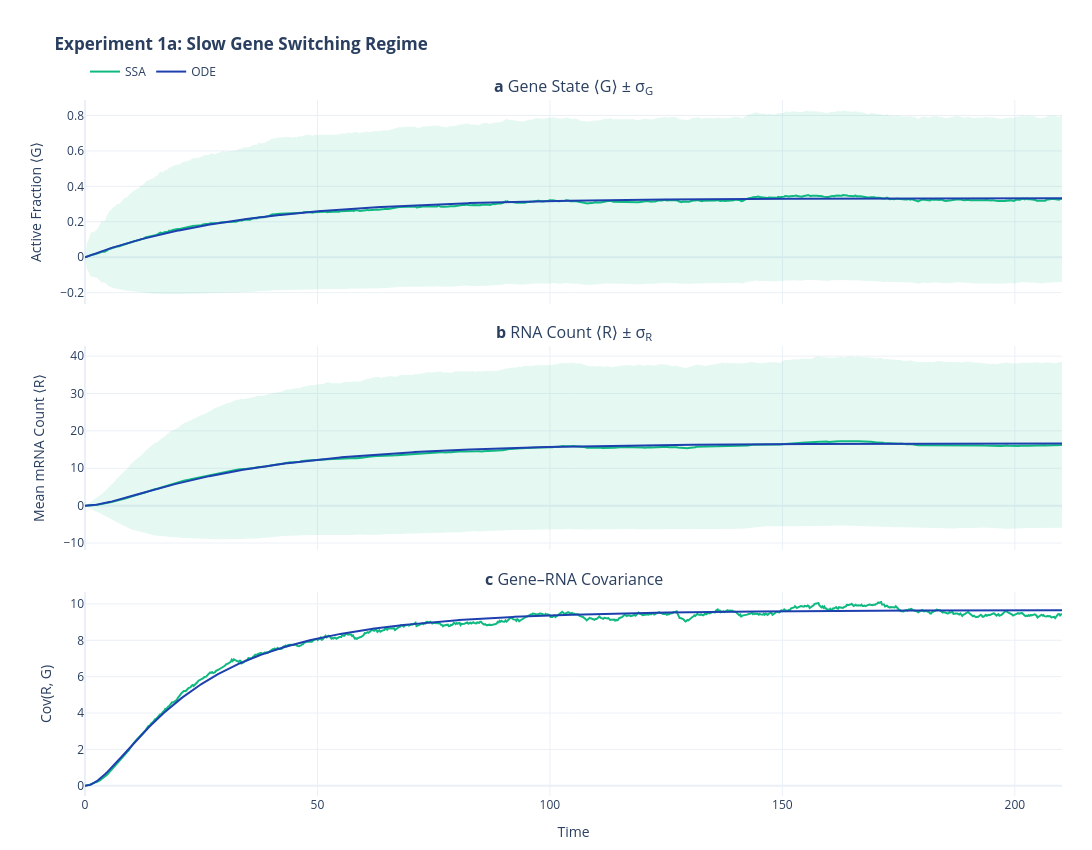

Notebook cell for this chart:
### Markdown cell above
### 1. Switching speed — **1a. Slow** ($k_{\text{on}}=0.01,\; k_{\text{off}}=0.02 \ll k_{\text{deg}}$)

Gene stays locked ON/OFF for long → large variance.

### Code cell
run_comparison(
    title="Experiment 1a: Slow Gene Switching Regime",
    k_on=0.01,
    k_off=0.02,
)

### Figure 1 — Plotly figure (JSON) as saved in the notebook; plotly's stock layout.template omitted (floating-point values rounded to 4 significant figures; data arrays with more than 128 entries replaced by an {"elided": "..."} marker saying what was removed)
{"data": [{"hoverinfo": "skip", "legendgroup": "ssa", "line": {"width": 0}, "showlegend": false, "type": "scatter", "x": {"elided": "1000 float values"}, "xaxis": "x", "y": {"elided": "1000 float values"}, "yaxis": "y"}, {"fill": "tonexty", "fillcolor": "rgba(16, 185, 129, 0.10)", "hoverinfo": "skip", "legendgroup": "ssa", "line": {"width": 0}, "showlegend": false, "type": "scatter", "x": {"elided": "1000 float values"}, "xaxis": "x", "y": {"elided": "1000 float values"}, "yaxis": "y"}, {"hovertemplate": "SSA ⟨G⟩ = %{y:.3f}<extra></extra>", "legendgroup": "ssa", "line": {"color": "#10B981", "width": 2}, "name": "SSA", "showlegend": true, "type": "scatter", "x": {"elided": "1000 float values"}, "xaxis": "x", "y": {"elided": "1000 float values"}, "yaxis": "y"}, {"hovertemplate": "ODE ⟨G⟩ = %{y:.3f}<extra></extra>", "legendgroup": "ode", "line": {"color": "#1E40AF", "width": 2}, "name": "ODE", "showlegend": true, "type": "scatter", "x": {"elided": "1000 float values"}, "xaxis": "x", "y": {"elided": "1000 float values"}, "yaxis": "y"}, {"hoverinfo": "skip", "legendgroup": "ssa", "line": {"width": 0}, "showlegend": false, "type": "scatter", "x": {"elided": "1000 float values"}, "xaxis": "x2", "y": {"elided": "1000 float values"}, "yaxis": "y2"}, {"fill": "tonexty", "fillcolor": "rgba(16, 185, 129, 0.10)", "hoverinfo": "skip", "legendgroup": "ssa", "line": {"width": 0}, "showlegend": false, "type": "scatter", "x": {"elided": "1000 float values"}, "xaxis": "x2", "y": {"elided": "1000 float values"}, "yaxis": "y2"}, {"hovertemplate": "SSA ⟨R⟩ = %{y:.1f}<extra></extra>", "legendgroup": "ssa", "line": {"color": "#10B981", "width": 2}, "showlegend": false, "type": "scatter", "x": {"elided": "1000 float values"}, "xaxis": "x2", "y": {"elided": "1000 float values"}, "yaxis": "y2"}, {"hovertemplate": "ODE ⟨R⟩ = %{y:.1f}<extra></extra>", "legendgroup": "ode", "line": {"color": "#1E40AF", "width": 2}, "showlegend": false, "type": "scatter", "x": {"elided": "1000 float values"}, "xaxis": "x2", "y": {"elided": "1000 float values"}, "yaxis": "y2"}, {"hovertemplate": "SSA Cov = %{y:.3f}<extra></extra>", "legendgroup": "ssa", "line": {"color": "#10B981", "width": 2}, "showlegend": false, "type": "scatter", "x": {"elided": "1000 float values"}, "xaxis": "x3", "y": {"elided": "1000 float values"}, "yaxis": "y3"}, {"hovertemplate": "ODE Cov = %{y:.3f}<extra></extra>", "legendgroup": "ode", "line": {"color": "#1E40AF", "width": 2}, "showlegend": false, "type": "scatter", "x": {"elided": "1000 float values"}, "xaxis": "x3", "y": {"elided": "1000 float values"}, "yaxis": "y3"}], "layout": {"annotations": [{"font": {"size": 16}, "showarrow": false, "text": "<b>a</b> Gene State ⟨G⟩ ± σ<sub>G</sub>", "x": 0.5, "xanchor": "center", "xref": "paper", "y": 1, "yanchor": "bottom", "yref": "paper"}, {"font": {"size": 16}, "showarrow": false, "text": "<b>b</b> RNA Count ⟨R⟩ ± σ<sub>R</sub>", "x": 0.5, "xanchor": "center", "xref": "paper", "y": 0.6467, "yanchor": "bottom", "yref": "paper"}, {"font": {"size": 16}, "showarrow": false, "text": "<b>c</b> Gene–RNA Covariance", "x": 0.5, "xanchor": "center", "xref": "paper", "y": 0.2933, "yanchor": "bottom", "yref": "paper"}], "height": 850, "hovermode": "x", "legend": {"bgcolor": "rgba(255, 255, 255, 0.5)", "groupclick": "togglegroup", "orientation": "h", "x": 0, "xanchor": "left", "y": 1.02, "yanchor": "bottom"}, "margin": {"b": 50, "l": 85, "r": 30, "t": 100}, "title": {"text": "<b>Experiment 1a: Slow Gene Switching Regime</b>"}, "width": 1100, "xaxis": {"anchor": "y", "domain": [0, 1], "matches": "x3", "showticklabels": false}, "xaxis2": {"anchor": "y2", "domain": [0, 1], "matches": "x3", "showticklabels": false}, "xaxis3": {"anchor": "y3", "domain": [0, 1], "title": {"text": "Time"}}, "yaxis": {"anchor": "x", "domain": [0.7067, 1], "title": {"text": "Active Fraction ⟨G⟩"}}, "yaxis2": {"anchor": "x2", "domain": [0.3533, 0.6467], "title": {"text": "Mean mRNA Count ⟨R⟩"}}, "yaxis3": {"anchor": "x3", "domain": [0, 0.2933], "title": {"text": "Cov(R, G)"}}}}
